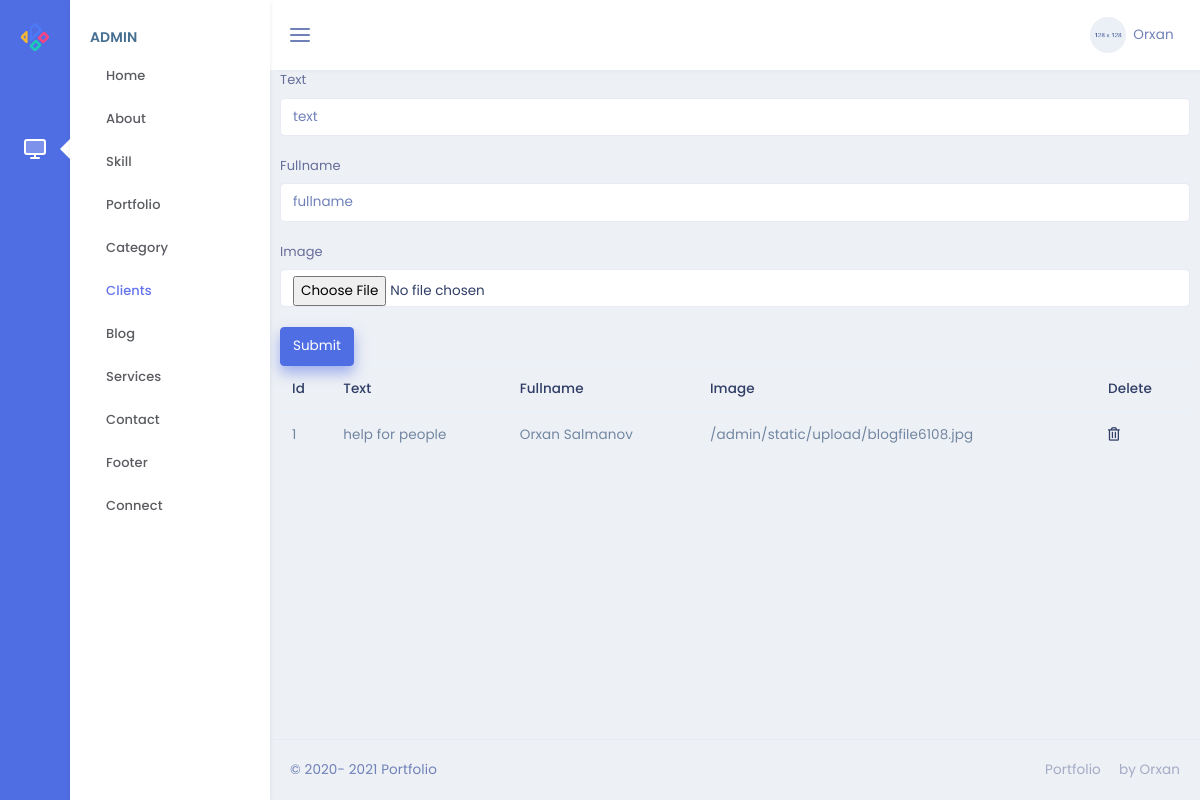
Page /admin/resume on the earlier database version.
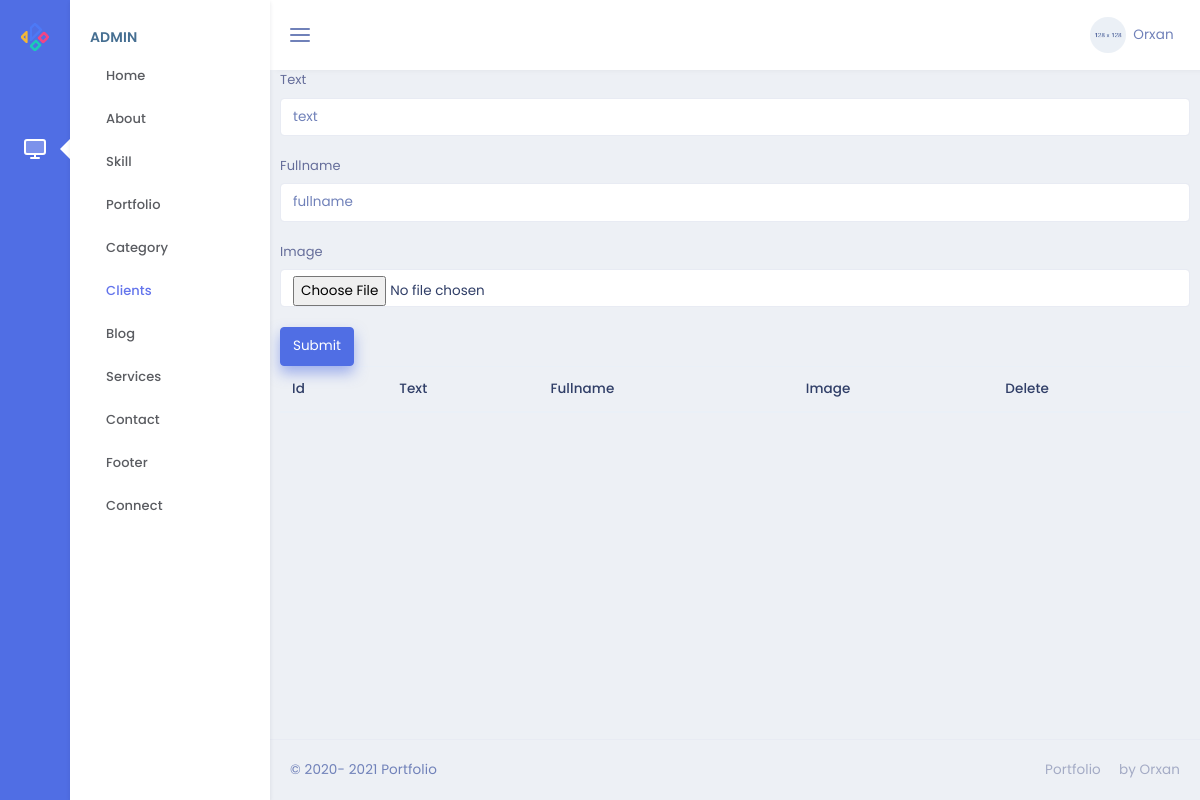
Same page on the later database version.
### models.py (models this page shows)
class Resume(db.Model):
    id=db.Column(db.Integer,primary_key=True)
    text=db.Column(db.String(255),nullable=False)
    fullname=db.Column(db.String(50),nullable=False)
    image=db.Column(db.String)

### admin/routes.py (the view, shortened to what this page needs)
@admin.route('/resume' , methods=["POST","GET"])
def resume():
    rsm=Resume.query.all()
    return render_template('admin/Resume/resume.html',rsm=rsm)

### admin/templates/admin/Resume/resume.html
{% extends "admin/base.html" %}
{% block content %}
<form action="/admin/resume" method="POST"  enctype="multipart/form-data">
    <div class="form-group">
        <label for="text">Text</label>
        <input type="text" class="form-control" name="text" id="text" placeholder="text" value="{{rsm.text}}">
    </div>
    <div class="form-group">
        <label for="fullname">Fullname</label>
        <input type="fullname" class="form-control" name="name" id="fullname" placeholder="fullname" value="{{rsm.name}}">
    </div>
    <div class="form-group">
        <label for="image">Image</label>
        <input type="file" class="form-control" name="image" id="image" placeholder="image" >
    </div>
    <button type="submit" class="btn btn-primary">Submit</button>
</form>
<table class="table">
    <thead>
        <tr>
            <th scope="col">Id</th>
            <th scope="col">Text</th>
            <th scope="col">Fullname</th>
            <th scope="col">Image</th>
            <th scope="col">Delete</th>
        </tr>
    </thead>
    <tbody>
        {% for i in rsm %}
        <tr>
            <td>{{i.id}}</td>
            <td>{{i.text}}</td>
            <td>{{i.fullname}}</td>
            <td>{{i.image}}</td>
            <td><a href="/admin/resume/{{i.id}}" > <i class="far fa-trash-alt"></i></a></td>
        </tr>
        {% endfor %}
    </tbody>
</table>
{% endblock %}

Differences in the rows shown:
removed Resume: id "1", text "help for people", fullname "Orxan Salmanov", image "/admin/static/upload/blogfile6108.jpg"
